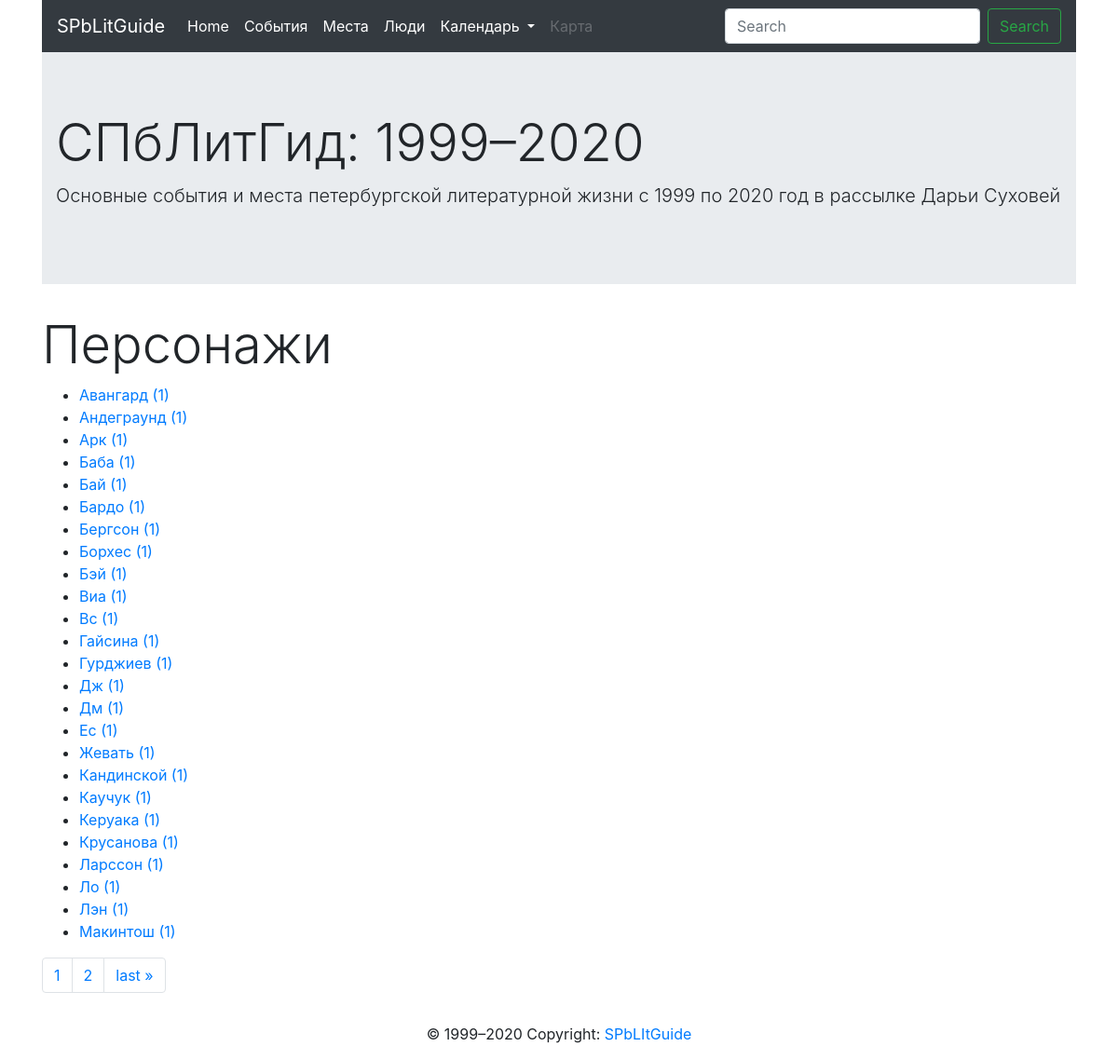
Before: /persons with the older database file.
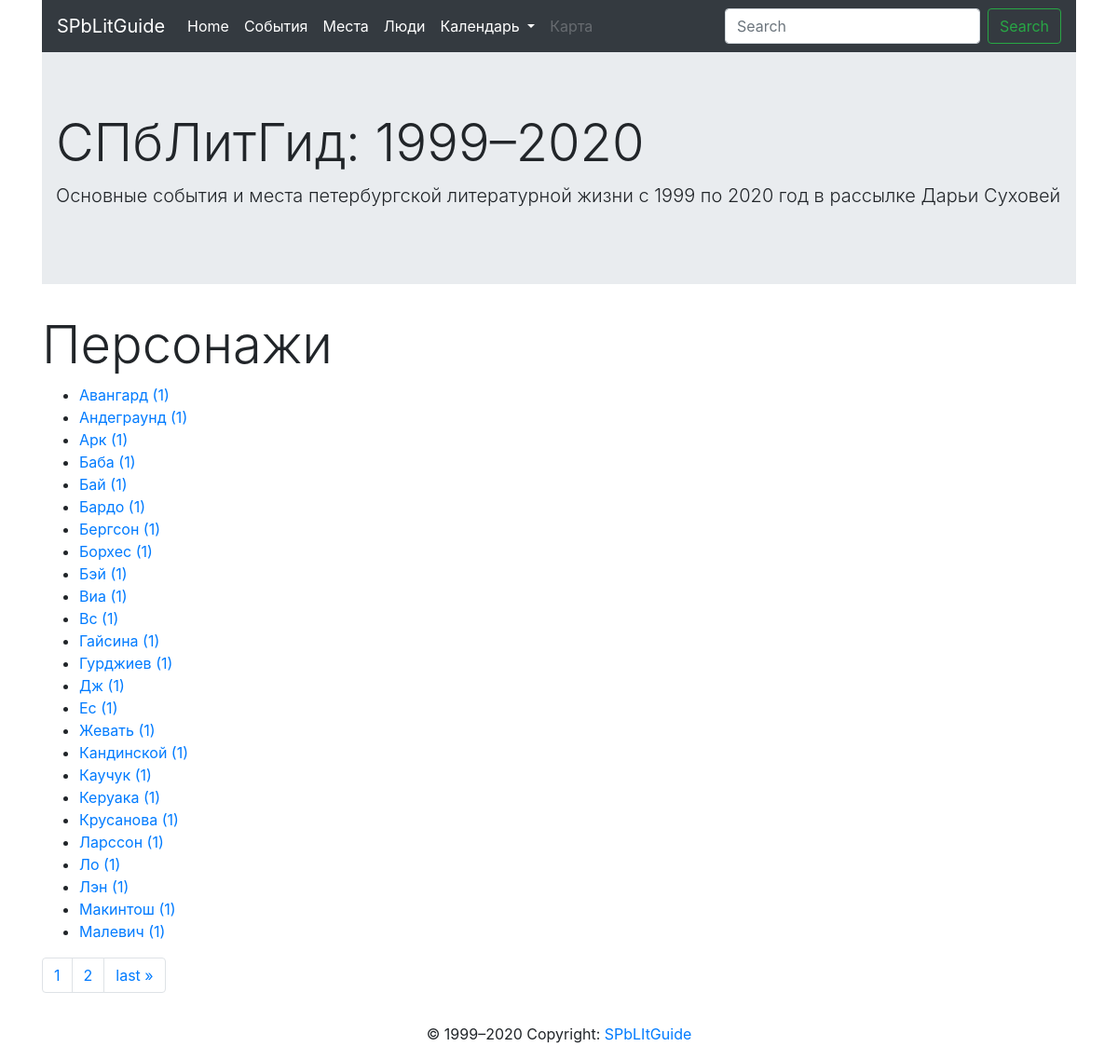
After: the same page with the newer database file.
### core/models.py (models this page shows, shortened)
class Person(models.Model):
	name = models.CharField(max_length=300, blank=True)
	second_name = models.CharField(max_length=300, blank=True)
	family = models.CharField(max_length=300, blank=True)
	class Meta:
		verbose_name = "Person"
		app_label = 'core'

### core/views.py (the view)
# urls.py: path('persons', PersonListView.as_view(), name='persons'),
class PersonListView(ListView):
	paginate_by = 25
	model = Person
	queryset = Person.objects.order_by('name')

### core/templates/core/person_list.html (shortened to what this page needs)
{% extends 'page.html' %}
{% block content %}
<h1 class="display-4">Персонажи</h1>
<ul>
	{% for person in object_list %}
	<li><a href="{% url 'core:one_person' person.id %}">{{ person.name }} {{person.second_name}} {{ person.family }} ({{person.event_set.all.count}}) </a></li>
	{% endfor %}
</ul>
<nav aria-label="Page navigation example">
  <ul class="pagination">
    <li class="page-item"><a class="page-link" href="#"> {{ page_obj.number }}</a></li>
    {% if page_obj.has_next %}
    <li class="page-item"><a class="page-link" href="?page={{ page_obj.next_page_number }}">{{ page_obj.next_page_number }}</a></li>
    <li class="page-item"><a class="page-link" href="?page={{ page_obj.paginator.num_pages }}">last &raquo;</a></li>
    {% endif %}
  </ul>
</nav>
{% endblock %}

Changed rows visible on the page:
removed Person: name "Дм", event_set.all.count "1"
now on this page (row unchanged): Person: name "Малевич", event_set.all.count "1"
